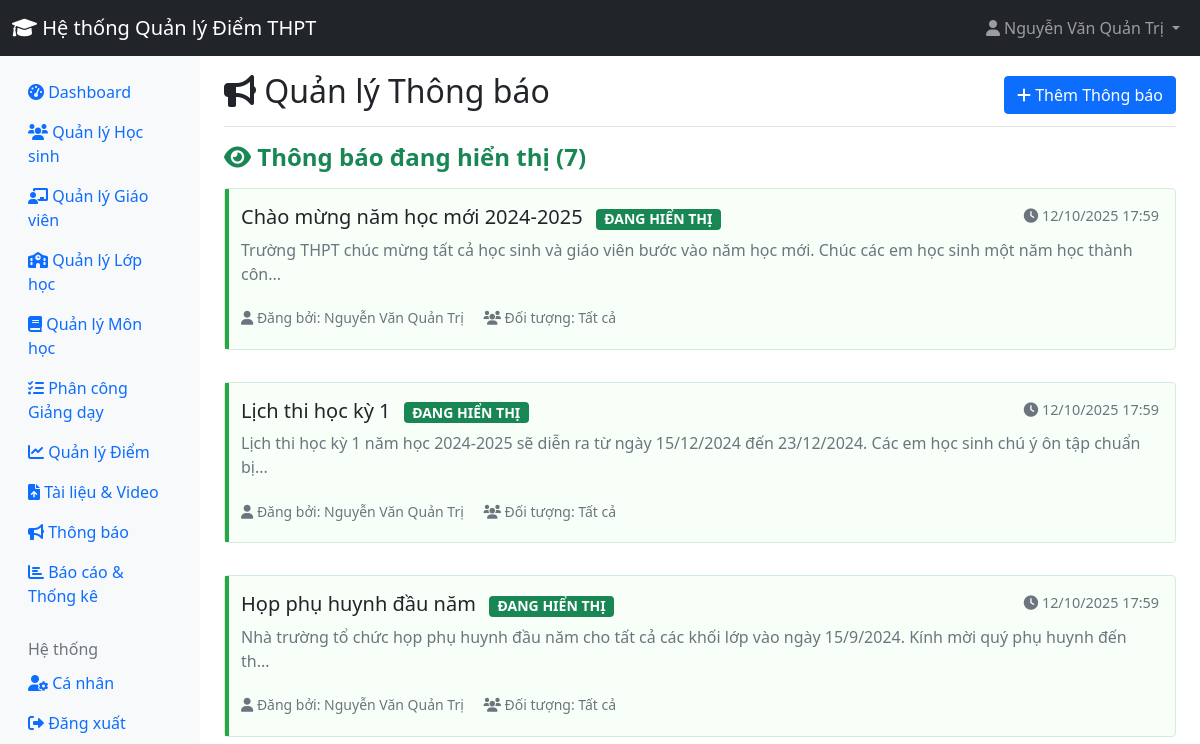
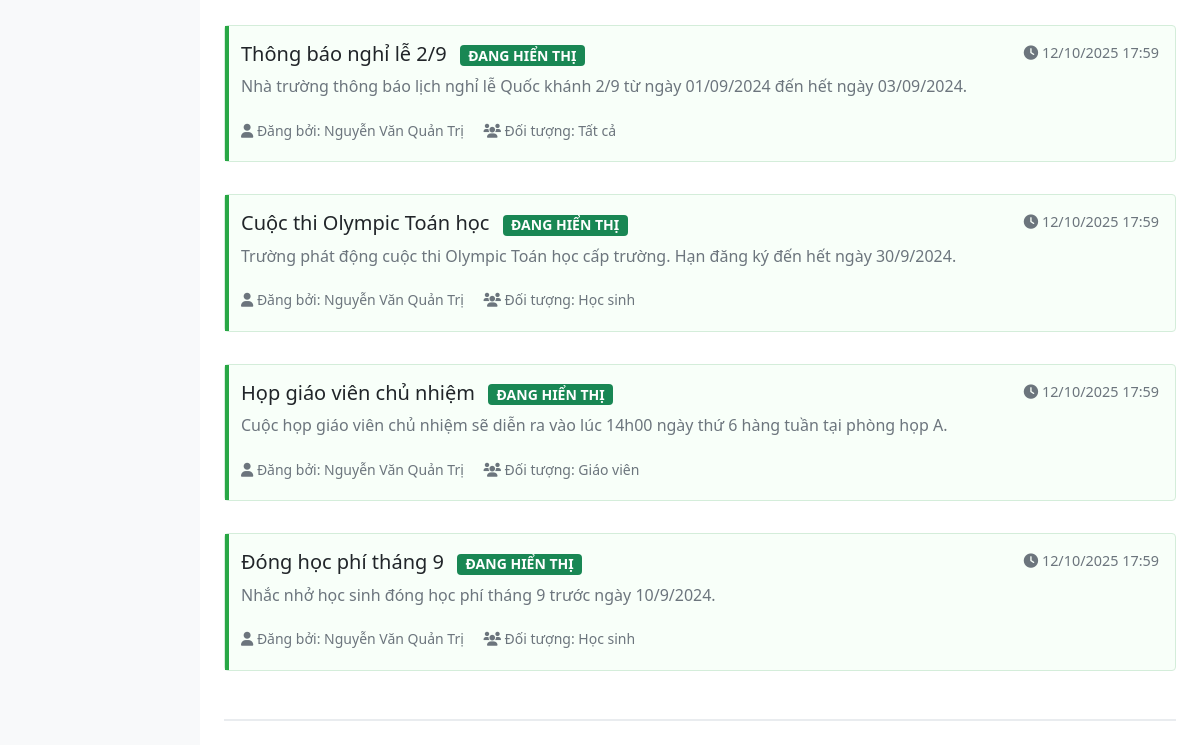
Before: /admin/announcements.php (signed in) with the older database file (2 pictures, top to bottom).
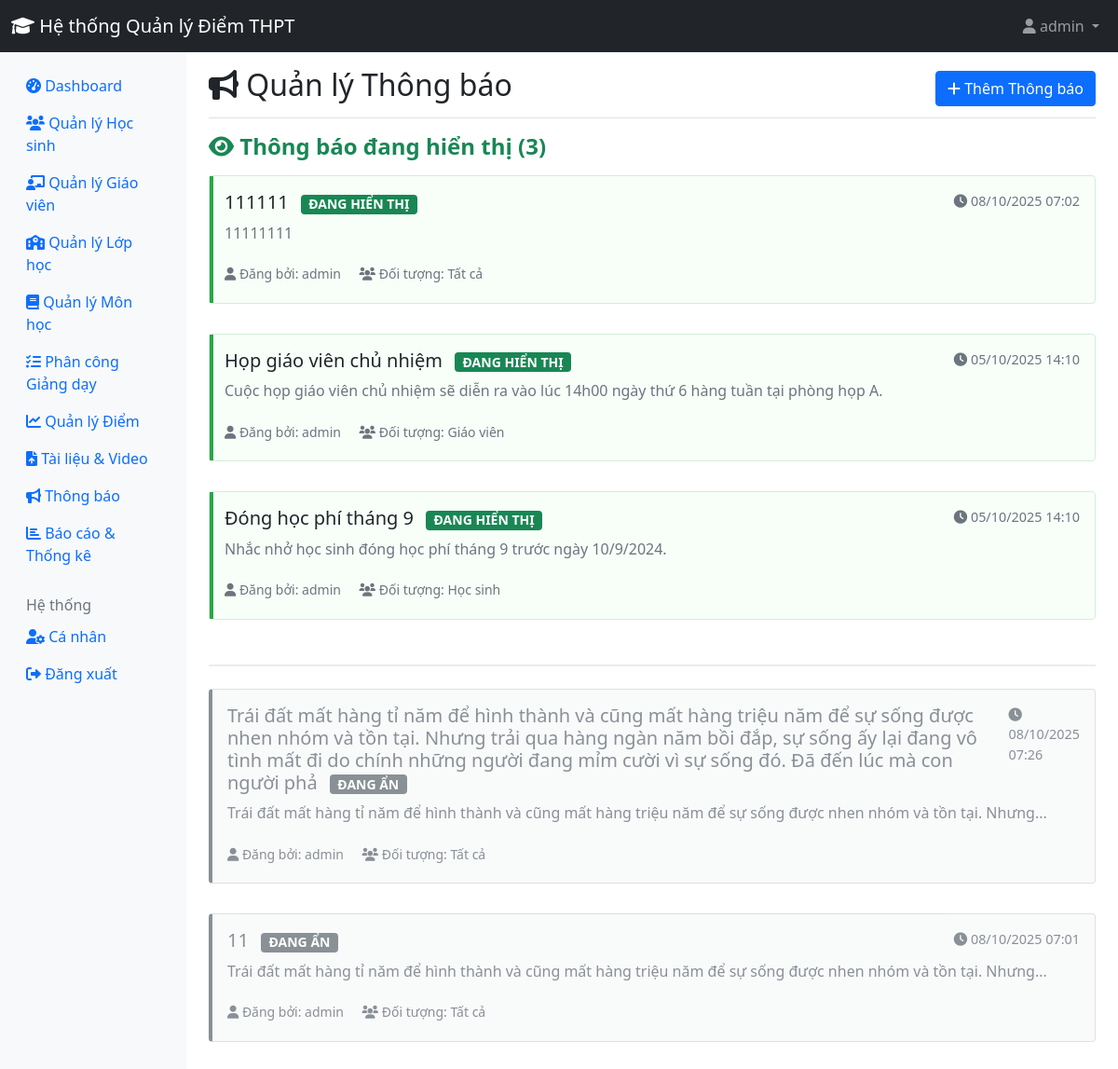
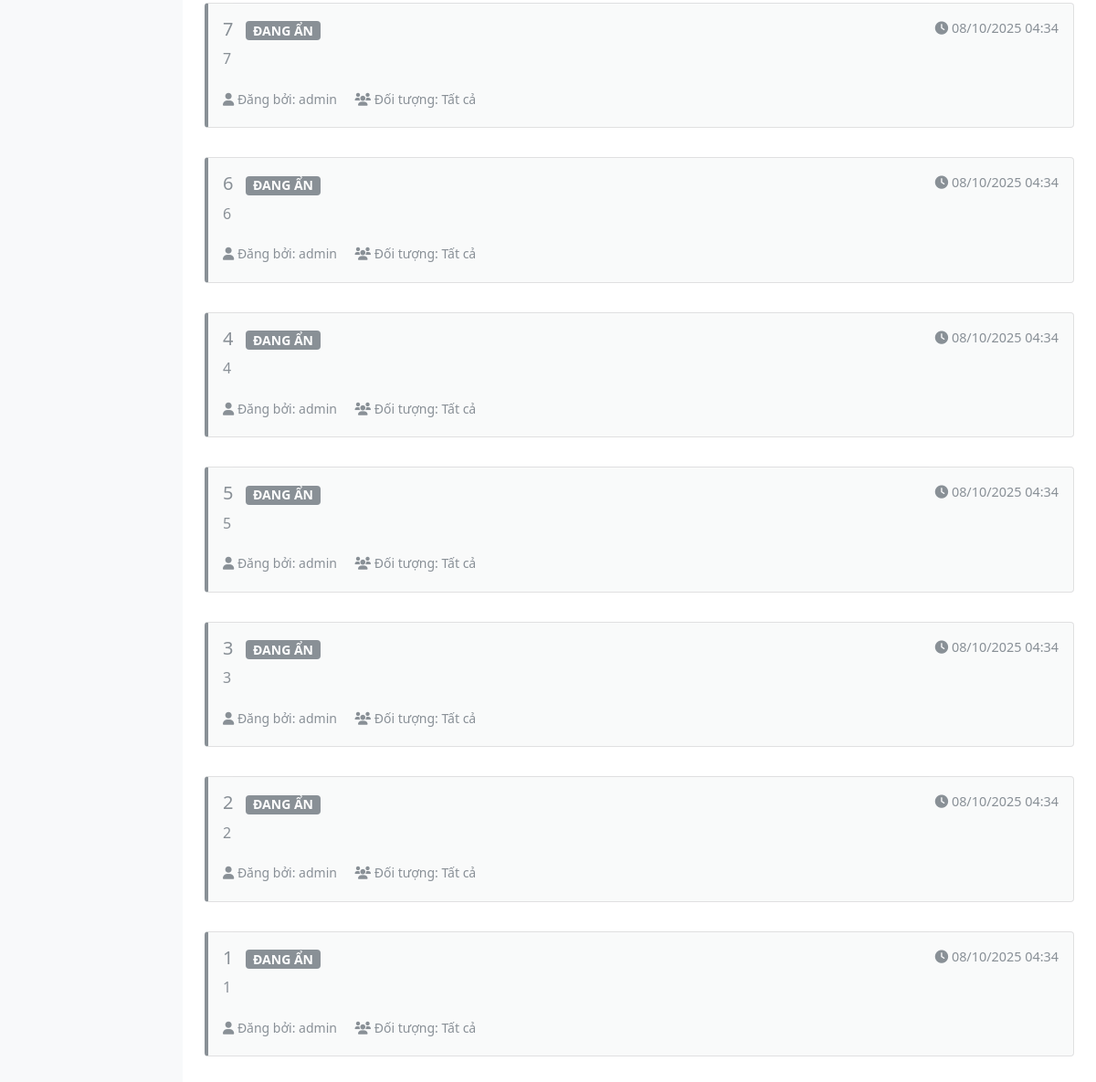
After: the same page with the newer database file (2 pictures, top to bottom).
### tables this page shows
CREATE TABLE `announcements` (
  `id` int(11) NOT NULL,
  `title` varchar(255) NOT NULL,
  `content` text NOT NULL,
  `author_id` int(11) NOT NULL,
  `target_audience` enum('all','teachers','students') DEFAULT 'all',
  `created_at` timestamp NOT NULL DEFAULT current_timestamp(),
  `is_active` tinyint(1) DEFAULT 1,
  `expires_at` datetime DEFAULT NULL
);

CREATE TABLE `users` (
  `id` int(11) NOT NULL,
  `username` varchar(50) NOT NULL,
  `password` varchar(255) NOT NULL,
  `role` enum('admin','teacher','student') NOT NULL,
  `full_name` varchar(100) NOT NULL,
  `email` varchar(100) DEFAULT NULL,
  `phone` varchar(20) DEFAULT NULL,
  `created_at` timestamp NOT NULL DEFAULT current_timestamp(),
  `status` enum('active','inactive') DEFAULT 'active',
  `teacher_type` enum('homeroom','subject') DEFAULT 'subject'
);

### admin/announcements.php (the view, shortened to what the changed rows need)
<?php
require_once '../includes/config.php';
$stmt = $pdo->query("
    SELECT a.*, u.full_name as author_name
    FROM announcements a
    JOIN users u ON a.author_id = u.id
    ORDER BY
        a.is_active DESC,
        a.created_at DESC
");
$announcements = $stmt->fetchAll();
?>
<!DOCTYPE html>
<html lang="vi">
<head>
    <link href="https://cdn.jsdelivr.net/npm/bootstrap@5.1.3/dist/css/bootstrap.min.css" rel="stylesheet">
    <link href="https://cdnjs.cloudflare.com/ajax/libs/font-awesome/6.0.0/css/all.min.css" rel="stylesheet">
</head>
<body>
    <?php include '../includes/header.php'; ?>
    <div class="container-fluid">
        <div class="row">
            <main class="col-md-9 ms-sm-auto col-lg-10 px-md-4">
                <div class="d-flex justify-content-between flex-wrap flex-md-nowrap align-items-center pt-3 pb-2 mb-3 border-bottom">
                    <h1 class="h2">
                        <i class="fas fa-bullhorn"></i> Quản lý Thông báo
                    </h1>
                </div>
                <?php if (empty($announcements)): ?>
                    <div class="alert alert-info text-center py-5">
                        <i class="fas fa-bullhorn fa-3x mb-3 text-muted"></i>
                        <h4>Không có thông báo nào</h4>
                        <p class="text-muted">Hãy tạo thông báo đầu tiên để bắt đầu.</p>
                        <button class="btn btn-primary mt-2" data-bs-toggle="modal" data-bs-target="#addAnnouncementModal">
                            <i class="fas fa-plus"></i> Thêm Thông báo
                        </button>
                    </div>
                <?php else: ?>
                    <?php
                    $active_announcements = array_filter($announcements, function($a) { return $a['is_active']; });
                    $inactive_announcements = array_filter($announcements, function($a) { return !$a['is_active']; });
                    ?>
                    <?php if (!empty($active_announcements)): ?>
                        <div class="section-divider">
                            <h4 class="section-title text-success">
                                <i class="fas fa-eye"></i>
                                Thông báo đang hiển thị (<?php echo count($active_announcements); ?>)
                            </h4>
                            <div class="row">
                                <?php foreach ($active_announcements as $announcement): ?>
                                    <?php
                                    $preview_content = strip_tags($announcement['content']);
                                    if (strlen($preview_content) > 150) {
                                        $preview_content = substr($preview_content, 0, 150) . '...';
                                    }
                                    ?>
                                    <div class="col-12 mb-3">
                                        <div class="card announcement-card active-announcement position-relative"
                                             data-bs-toggle="modal"
                                             data-bs-target="#announcementModal"
                                             data-announcement-id="<?php echo $announcement['id']; ?>"
                                             data-is-active="1">
                                            <div class="priority-indicator"></div>
                                            <div class="card-body">
                                                <div class="d-flex justify-content-between align-items-start mb-2">
                                                    <div>
                                                        <h5 class="card-title mb-0 text-dark">
                                                            <?php echo htmlspecialchars($announcement['title']); ?>
                                                            <span class="badge bg-success status-badge ms-2">ĐANG HIỂN THỊ</span>
                                                        </h5>
                                                    </div>
                                                    <small class="announcement-date">
                                                        <i class="fas fa-clock"></i>
                                                        <?php echo date('d/m/Y H:i', strtotime($announcement['created_at'])); ?>
                                                    </small>
                                                </div>
                                                <p class="card-text announcement-preview mb-3">
                                                    <?php echo htmlspecialchars($preview_content); ?>
                                                </p>
                                                <div class="d-flex justify-content-between align-items-center">
                                                    <div class="text-muted">
                                                        <small>
                                                            <i class="fas fa-user"></i>
                                                            Đăng bởi: <?php echo htmlspecialchars($announcement['author_name']); ?>
                                                        </small>
                                                        <small class="ms-3">
                                                            <i class="fas fa-users"></i>
                                                            Đối tượng:
                                                            <?php
                                                            $audience_labels = [
                                                                'all' => 'Tất cả',
                                                                'teachers' => 'Giáo viên',
                                                                'students' => 'Học sinh'
                                                            ];
                                                            echo $audience_labels[$announcement['target_audience']];
                                                            ?>
                                                        </small>
                                                    </div>
                                                </div>
                                            </div>
                                        </div>
                                    </div>
                                <?php endforeach; ?>
                            </div>
                        </div>
                    <?php endif; ?>
                    <?php if (!empty($inactive_announcements)): ?>
                        <div>
                            <div class="row">
                                <?php foreach ($inactive_announcements as $announcement): ?>
                                    <?php
                                    $preview_content = strip_tags($announcement['content']);
                                    if (strlen($preview_content) > 150) {
                                        $preview_content = substr($preview_content, 0, 150) . '...';
                                    }
                                    ?>
                                    <div class="col-12 mb-3">
                                        <div class="card announcement-card inactive-announcement"
                                             data-bs-toggle="modal"
                                             data-bs-target="#announcementModal"
                                             data-announcement-id="<?php echo $announcement['id']; ?>"
                                             data-is-active="0">
                                            <div class="card-body">
                                                <div class="d-flex justify-content-between align-items-start mb-2">
                                                    <div>
                                                        <h5 class="card-title mb-0 text-muted">
                                                            <?php echo htmlspecialchars($announcement['title']); ?>
                                                            <span class="badge bg-secondary status-badge ms-2">ĐANG ẨN</span>
                                                        </h5>
                                                    </div>
                                                    <small class="announcement-date">
                                                        <i class="fas fa-clock"></i>
                                                        <?php echo date('d/m/Y H:i', strtotime($announcement['created_at'])); ?>
                                                    </small>
                                                </div>
                                                <p class="card-text announcement-preview mb-3">
                                                    <?php echo htmlspecialchars($preview_content); ?>
                                                </p>
                                                <div class="d-flex justify-content-between align-items-center">
                                                    <div class="text-muted">
                                                        <small>
                                                            <i class="fas fa-user"></i>
                                                            Đăng bởi: <?php echo htmlspecialchars($announcement['author_name']); ?>
                                                        </small>
                                                        <small class="ms-3">
                                                            <i class="fas fa-users"></i>
                                                            Đối tượng:
                                                            <?php
                                                            $audience_labels = [
                                                                'all' => 'Tất cả',
                                                                'teachers' => 'Giáo viên',
                                                                'students' => 'Học sinh'
                                                            ];
                                                            echo $audience_labels[$announcement['target_audience']];
                                                            ?>
                                                        </small>
                                                    </div>
                                                </div>
                                            </div>
                                        </div>
                                    </div>
                                <?php endforeach; ?>
                            </div>
                        </div>
                    <?php endif; ?>
                <?php endif; ?>
            </main>
        </div>
    </div>
</body>
</html>

### includes/header.php (shortened to what the changed rows need)
<nav class="navbar navbar-expand-lg navbar-dark bg-dark">
    <div class="container-fluid">
            <ul class="navbar-nav">
                <?php if (isset($_SESSION['user_id'])): ?>
                    <li class="nav-item dropdown">
                        <a class="nav-link dropdown-toggle" href="#" id="navbarDropdown" role="button" data-bs-toggle="dropdown">
                            <i class="fas fa-user"></i> <?php echo htmlspecialchars($_SESSION['full_name']); ?>
                        </a>
                    </li>
                <?php else: ?>
                    <li class="nav-item">
                        <a class="nav-link" href="../login.php"><i class="fas fa-sign-in-alt"></i> Đăng nhập</a>
                    </li>
                <?php endif; ?>
            </ul>
        </div>
</nav>

Changed rows visible on the page:
removed announcements: title "Chào mừng năm học mới 2024-2025", created_at "12/10/2025 17:59", content "Trường THPT chúc mừng tất cả học sinh và giáo viên bước vào năm học mới. Chúc các em học sinh một năm học thành côn...", author.full_name "Nguyễn Văn Quản Trị", target_audience "Tất cả", shown under "Thông báo đang hiển thị (7)"
removed announcements: title "Lịch thi học kỳ 1", created_at "12/10/2025 17:59", content "Lịch thi học kỳ 1 năm học 2024-2025 sẽ diễn ra từ ngày 15/12/2024 đến 23/12/2024. Các em học sinh chú ý ôn tập chuẩn bị...", author.full_name "Nguyễn Văn Quản Trị", target_audience "Tất cả", shown under "Thông báo đang hiển thị (7)"
removed announcements: title "Họp phụ huynh đầu năm", created_at "12/10/2025 17:59", content "Nhà trường tổ chức họp phụ huynh đầu năm cho tất cả các khối lớp vào ngày 15/9/2024. Kính mời quý phụ huynh đến th...", author.full_name "Nguyễn Văn Quản Trị", target_audience "Tất cả", shown under "Thông báo đang hiển thị (7)"
removed announcements: title "Thông báo nghỉ lễ 2/9", created_at "12/10/2025 17:59", content "Nhà trường thông báo lịch nghỉ lễ Quốc khánh 2/9 từ ngày 01/09/2024 đến hết ngày 03/09/2024.", author.full_name "Nguyễn Văn Quản Trị", target_audience "Tất cả", shown under "Thông báo đang hiển thị (7)"
removed announcements: title "Cuộc thi Olympic Toán học", created_at "12/10/2025 17:59", content "Trường phát động cuộc thi Olympic Toán học cấp trường. Hạn đăng ký đến hết ngày 30/9/2024.", author.full_name "Nguyễn Văn Quản Trị", target_audience "Học sinh", shown under "Thông báo đang hiển thị (7)"
added announcements: title "111111", created_at "08/10/2025 07:02", content "11111111", author.full_name "admin", target_audience "Tất cả", shown under "Thông báo đang hiển thị (3)"
changed announcements "Họp giáo viên chủ nhiệm": created_at "12/10/2025 17:59" → "05/10/2025 14:10"; author.full_name "Nguyễn Văn Quản Trị" → "admin"
changed announcements "Đóng học phí tháng 9": created_at "12/10/2025 17:59" → "05/10/2025 14:10"; author.full_name "Nguyễn Văn Quản Trị" → "admin"
added announcements: title "Trái đất mất hàng tỉ năm để hình thành và cũng mất hàng triệu năm để sự sống được nhen nhóm và tồn tại. Nhưng trải qua hàng ngàn năm bồi đắp, sự sống ấy lại đang vô tình mất đi do chính những người đang mỉm cười vì sự sống đó. Đã đến lúc mà con người phả", created_at "08/10/2025 07:26", content "Trái đất mất hàng tỉ năm để hình thành và cũng mất hàng triệu năm để sự sống được nhen nhóm và tồn tại. Nhưng...", author.full_name "admin", target_audience "Tất cả"
added announcements: title "11", created_at "08/10/2025 07:01", content "Trái đất mất hàng tỉ năm để hình thành và cũng mất hàng triệu năm để sự sống được nhen nhóm và tồn tại. Nhưng...", author.full_name "admin", target_audience "Tất cả"
added announcements: title "7", created_at "08/10/2025 04:34", content "7", author.full_name "admin", target_audience "Tất cả"
added announcements: title "6", created_at "08/10/2025 04:34", content "6", author.full_name "admin", target_audience "Tất cả"
added announcements: title "4", created_at "08/10/2025 04:34", content "4", author.full_name "admin", target_audience "Tất cả"
added announcements: title "5", created_at "08/10/2025 04:34", content "5", author.full_name "admin", target_audience "Tất cả"
added announcements: title "3", created_at "08/10/2025 04:34", content "3", author.full_name "admin", target_audience "Tất cả"
added announcements: title "2", created_at "08/10/2025 04:34", content "2", author.full_name "admin", target_audience "Tất cả"
added announcements: title "1", created_at "08/10/2025 04:34", content "1", author.full_name "admin", target_audience "Tất cả"
Other visible differences:
$_SESSION['full_name']: "Nguyễn Văn Quản Trị" → "admin"
count($active_announcements): "7" → "3"
